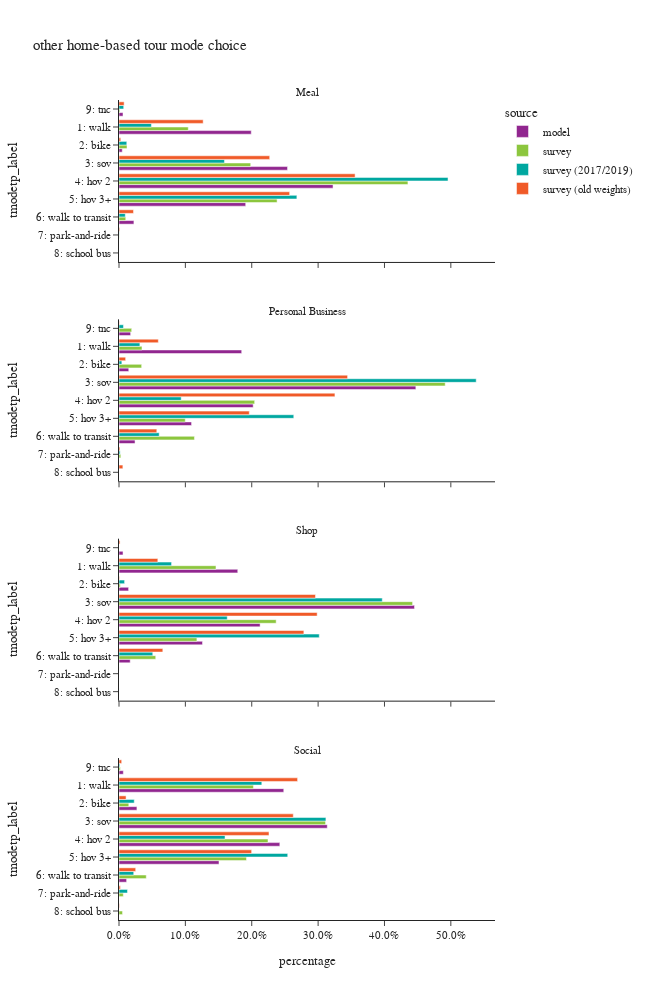

The code cell stored with this chart in its notebook:
### Code cell
df_plot = hb_tour.groupby(['source','pdpurp_label','tmodetp_label'])['toexpfac'].sum().reset_index()
df_plot['percentage'] = df_plot.groupby(['source','pdpurp_label'], group_keys=False)['toexpfac']. \
    apply(lambda x: x / float(x.sum()))

df_plot_ct = hb_tour.groupby(['source','pdpurp_label','tmodetp_label'])['toexpfac'].count().reset_index(). \
    rename(columns={'toexpfac':'sample count'})
df_plot = df_plot.merge(df_plot_ct, on=['source','pdpurp_label','tmodetp_label'])

fig = px.bar(df_plot.sort_values(['source','tmodetp_label']),
             x="percentage", y="tmodetp_label", color="source",barmode="group",
             facet_col='pdpurp_label', facet_col_wrap=1, orientation='h',
             hover_data=['sample count'],
             category_orders={"tmodetp_label":["1: walk","2: bike","3: sov","4: hov 2","5: hov 3+","6: walk to transit",
                                               "7: park-and-ride","8: school bus","9: other–survey only"]},
             title="other home-based tour mode choice")
fig.update_layout(height=1000, width=650)
fig.for_each_annotation(lambda a: a.update(text = a.text.split("=")[-1]))
fig.for_each_xaxis(lambda a: a.update(tickformat = ".1%"))
fig.show()

### Figure 1 — Plotly figure (JSON) as saved in the notebook; plotly's stock layout.template omitted (floating-point values rounded to 4 significant figures)
{"data": [{"alignmentgroup": "True", "customdata": [[2688], [66], [3425], [4350], [2575], [303], [82]], "hovertemplate": "source=model<br>pdpurp_label=Meal<br>percentage=%{x}<br>tmodetp_label=%{y}<br>sample count=%{customdata[0]}<extra></extra>", "legendgroup": "model", "marker": {"color": "#91268F", "pattern": {"shape": ""}}, "name": "model", "offsetgroup": "model", "orientation": "h", "showlegend": true, "textposition": "auto", "type": "bar", "x": [0.1993, 0.004893, 0.2539, 0.3225, 0.1909, 0.02246, 0.006079], "xaxis": "x4", "y": ["1: walk", "2: bike", "3: sov", "4: hov 2", "5: hov 3+", "6: walk to transit", "9: tnc"], "yaxis": "y4"}, {"alignmentgroup": "True", "customdata": [[3059], [243], [7401], [3345], [1809], [400], [290]], "hovertemplate": "source=model<br>pdpurp_label=Personal Business<br>percentage=%{x}<br>tmodetp_label=%{y}<br>sample count=%{customdata[0]}<extra></extra>", "legendgroup": "model", "marker": {"color": "#91268F", "pattern": {"shape": ""}}, "name": "model", "offsetgroup": "model", "orientation": "h", "showlegend": false, "textposition": "auto", "type": "bar", "x": [0.1849, 0.01469, 0.4473, 0.2022, 0.1093, 0.02417, 0.01753], "xaxis": "x3", "y": ["1: walk", "2: bike", "3: sov", "4: hov 2", "5: hov 3+", "6: walk to transit", "9: tnc"], "yaxis": "y3"}, {"alignmentgroup": "True", "customdata": [[5174], [418], [12875], [6148], [3638], [488], [175]], "hovertemplate": "source=model<br>pdpurp_label=Shop<br>percentage=%{x}<br>tmodetp_label=%{y}<br>sample count=%{customdata[0]}<extra></extra>", "legendgroup": "model", "marker": {"color": "#91268F", "pattern": {"shape": ""}}, "name": "model", "offsetgroup": "model", "orientation": "h", "showlegend": false, "textposition": "auto", "type": "bar", "x": [0.1789, 0.01446, 0.4453, 0.2126, 0.1258, 0.01688, 0.006052], "xaxis": "x2", "y": ["1: walk", "2: bike", "3: sov", "4: hov 2", "5: hov 3+", "6: walk to transit", "9: tnc"], "yaxis": "y2"}, {"alignmentgroup": "True", "customdata": [[13459], [1464], [17012], [13138], [8168], [622], [354]], "hovertemplate": "source=model<br>pdpurp_label=Social<br>percentage=%{x}<br>tmodetp_label=%{y}<br>sample count=%{customdata[0]}<extra></extra>", "legendgroup": "model", "marker": {"color": "#91268F", "pattern": {"shape": ""}}, "name": "model", "offsetgroup": "model", "orientation": "h", "showlegend": false, "textposition": "auto", "type": "bar", "x": [0.2482, 0.027, 0.3138, 0.2423, 0.1507, 0.01147, 0.006529], "xaxis": "x", "y": ["1: walk", "2: bike", "3: sov", "4: hov 2", "5: hov 3+", "6: walk to transit", "9: tnc"], "yaxis": "y"}, {"alignmentgroup": "True", "customdata": [[210], [25], [205], [211], [97], [42], [3], [5]], "hovertemplate": "source=survey<br>pdpurp_label=Meal<br>percentage=%{x}<br>tmodetp_label=%{y}<br>sample count=%{customdata[0]}<extra></extra>", "legendgroup": "survey", "marker": {"color": "#8CC63E", "pattern": {"shape": ""}}, "name": "survey", "offsetgroup": "survey", "orientation": "h", "showlegend": true, "textposition": "auto", "type": "bar", "x": [0.1043, 0.01204, 0.1984, 0.4353, 0.2382, 0.01018, 0.0002443, 0.001234], "xaxis": "x4", "y": ["1: walk", "2: bike", "3: sov", "4: hov 2", "5: hov 3+", "6: walk to transit", "7: park-and-ride", "9: tnc"], "yaxis": "y4"}, {"alignmentgroup": "True", "customdata": [[90], [9], [391], [188], [63], [80], [4], [17]], "hovertemplate": "source=survey<br>pdpurp_label=Personal Business<br>percentage=%{x}<br>tmodetp_label=%{y}<br>sample count=%{customdata[0]}<extra></extra>", "legendgroup": "survey", "marker": {"color": "#8CC63E", "pattern": {"shape": ""}}, "name": "survey", "offsetgroup": "survey", "orientation": "h", "showlegend": false, "textposition": "auto", "type": "bar", "x": [0.03462, 0.03413, 0.4915, 0.2044, 0.09984, 0.1137, 0.002717, 0.01911], "xaxis": "x3", "y": ["1: walk", "2: bike", "3: sov", "4: hov 2", "5: hov 3+", "6: walk to transit", "7: park-and-ride", "9: tnc"], "yaxis": "y3"}, {"alignmentgroup": "True", "customdata": [[310], [17], [627], [316], [128], [76], [2]], "hovertemplate": "source=survey<br>pdpurp_label=Shop<br>percentage=%{x}<br>tmodetp_label=%{y}<br>sample count=%{customdata[0]}<extra></extra>", "legendgroup": "survey", "marker": {"color": "#8CC63E", "pattern": {"shape": ""}}, "name": "survey", "offsetgroup": "survey", "orientation": "h", "showlegend": false, "textposition": "auto", "type": "bar", "x": [0.1461, 0.001955, 0.4424, 0.2368, 0.1174, 0.05535, 3.372e-05], "xaxis": "x2", "y": ["1: walk", "2: bike", "3: sov", "4: hov 2", "5: hov 3+", "6: walk to transit", "8: school bus"], "yaxis": "y2"}, {"alignmentgroup": "True", "customdata": [[1107], [105], [865], [526], [367], [132], [15], [5], [12]], "hovertemplate": "source=survey<br>pdpurp_label=Social<br>percentage=%{x}<br>tmodetp_label=%{y}<br>sample count=%{customdata[0]}<extra></extra>", "legendgroup": "survey", "marker": {"color": "#8CC63E", "pattern": {"shape": ""}}, "name": "survey", "offsetgroup": "survey", "orientation": "h", "showlegend": false, "textposition": "auto", "type": "bar", "x": [0.2026, 0.01477, 0.3112, 0.2245, 0.1921, 0.04107, 0.006472, 0.005328, 0.001908], "xaxis": "x", "y": ["1: walk", "2: bike", "3: sov", "4: hov 2", "5: hov 3+", "6: walk to transit", "7: park-and-ride", "8: school bus", "9: tnc"], "yaxis": "y"}, {"alignmentgroup": "True", "customdata": [[200], [25], [201], [204], [87], [43], [3], [3]], "hovertemplate": "source=survey (2017/2019)<br>pdpurp_label=Meal<br>percentage=%{x}<br>tmodetp_label=%{y}<br>sample count=%{customdata[0]}<extra></extra>", "legendgroup": "survey (2017/2019)", "marker": {"color": "#00A7A0", "pattern": {"shape": ""}}, "name": "survey (2017/2019)", "offsetgroup": "survey (2017/2019)", "orientation": "h", "showlegend": true, "textposition": "auto", "type": "bar", "x": [0.04882, 0.01173, 0.1589, 0.4958, 0.268, 0.009482, 0.0002709, 0.00707], "xaxis": "x4", "y": ["1: walk", "2: bike", "3: sov", "4: hov 2", "5: hov 3+", "6: walk to transit", "7: park-and-ride", "9: tnc"], "yaxis": "y4"}, {"alignmentgroup": "True", "customdata": [[74], [10], [355], [161], [52], [78], [5], [9]], "hovertemplate": "source=survey (2017/2019)<br>pdpurp_label=Personal Business<br>percentage=%{x}<br>tmodetp_label=%{y}<br>sample count=%{customdata[0]}<extra></extra>", "legendgroup": "survey (2017/2019)", "marker": {"color": "#00A7A0", "pattern": {"shape": ""}}, "name": "survey (2017/2019)", "offsetgroup": "survey (2017/2019)", "orientation": "h", "showlegend": false, "textposition": "auto", "type": "bar", "x": [0.03148, 0.004293, 0.5382, 0.09371, 0.2633, 0.06055, 0.0017, 0.006736], "xaxis": "x3", "y": ["1: walk", "2: bike", "3: sov", "4: hov 2", "5: hov 3+", "6: walk to transit", "7: park-and-ride", "9: tnc"], "yaxis": "y3"}, {"alignmentgroup": "True", "customdata": [[289], [27], [573], [302], [118], [74], [2]], "hovertemplate": "source=survey (2017/2019)<br>pdpurp_label=Shop<br>percentage=%{x}<br>tmodetp_label=%{y}<br>sample count=%{customdata[0]}<extra></extra>", "legendgroup": "survey (2017/2019)", "marker": {"color": "#00A7A0", "pattern": {"shape": ""}}, "name": "survey (2017/2019)", "offsetgroup": "survey (2017/2019)", "orientation": "h", "showlegend": false, "textposition": "auto", "type": "bar", "x": [0.07919, 0.008409, 0.3967, 0.1631, 0.3017, 0.05086, 5.015e-05], "xaxis": "x2", "y": ["1: walk", "2: bike", "3: sov", "4: hov 2", "5: hov 3+", "6: walk to transit", "8: school bus"], "yaxis": "y2"}, {"alignmentgroup": "True", "customdata": [[1048], [109], [827], [501], [344], [112], [15], [13]], "hovertemplate": "source=survey (2017/2019)<br>pdpurp_label=Social<br>percentage=%{x}<br>tmodetp_label=%{y}<br>sample count=%{customdata[0]}<extra></extra>", "legendgroup": "survey (2017/2019)", "marker": {"color": "#00A7A0", "pattern": {"shape": ""}}, "name": "survey (2017/2019)", "offsetgroup": "survey (2017/2019)", "orientation": "h", "showlegend": false, "textposition": "auto", "type": "bar", "x": [0.2152, 0.02296, 0.3118, 0.1597, 0.2542, 0.02218, 0.01278, 0.001186], "xaxis": "x", "y": ["1: walk", "2: bike", "3: sov", "4: hov 2", "5: hov 3+", "6: walk to transit", "7: park-and-ride", "9: tnc"], "yaxis": "y"}, {"alignmentgroup": "True", "customdata": [[433], [15], [290], [368], [230], [121], [7], [44]], "hovertemplate": "source=survey (old weights)<br>pdpurp_label=Meal<br>percentage=%{x}<br>tmodetp_label=%{y}<br>sample count=%{customdata[0]}<extra></extra>", "legendgroup": "survey (old weights)", "marker": {"color": "#F05A28", "pattern": {"shape": ""}}, "name": "survey (old weights)", "offsetgroup": "survey (old weights)", "orientation": "h", "showlegend": true, "textposition": "auto", "type": "bar", "x": [0.1268, 0.002655, 0.2271, 0.3557, 0.2571, 0.02187, 0.001062, 0.007723], "xaxis": "x4", "y": ["1: walk", "2: bike", "3: sov", "4: hov 2", "5: hov 3+", "6: walk to transit", "7: park-and-ride", "9: tnc"], "yaxis": "y4"}, {"alignmentgroup": "True", "customdata": [[396], [19], [913], [606], [376], [268], [9], [22], [25]], "hovertemplate": "source=survey (old weights)<br>pdpurp_label=Personal Business<br>percentage=%{x}<br>tmodetp_label=%{y}<br>sample count=%{customdata[0]}<extra></extra>", "legendgroup": "survey (old weights)", "marker": {"color": "#F05A28", "pattern": {"shape": ""}}, "name": "survey (old weights)", "offsetgroup": "survey (old weights)", "orientation": "h", "showlegend": false, "textposition": "auto", "type": "bar", "x": [0.05924, 0.009989, 0.3444, 0.3254, 0.1963, 0.05695, 0.00143, 0.005816, 0.0004872], "xaxis": "x3", "y": ["1: walk", "2: bike", "3: sov", "4: hov 2", "5: hov 3+", "6: walk to transit", "7: park-and-ride", "8: school bus", "9: tnc"], "yaxis": "y3"}, {"alignmentgroup": "True", "customdata": [[586], [18], [807], [613], [297], [155], [1], [5]], "hovertemplate": "source=survey (old weights)<br>pdpurp_label=Shop<br>percentage=%{x}<br>tmodetp_label=%{y}<br>sample count=%{customdata[0]}<extra></extra>", "legendgroup": "survey (old weights)", "marker": {"color": "#F05A28", "pattern": {"shape": ""}}, "name": "survey (old weights)", "offsetgroup": "survey (old weights)", "orientation": "h", "showlegend": false, "textposition": "auto", "type": "bar", "x": [0.05851, 0.0006992, 0.296, 0.2986, 0.2785, 0.06602, 6.145e-05, 0.001581], "xaxis": "x2", "y": ["1: walk", "2: bike", "3: sov", "4: hov 2", "5: hov 3+", "6: walk to transit", "7: park-and-ride", "9: tnc"], "yaxis": "y2"}, {"alignmentgroup": "True", "customdata": [[1555], [81], [949], [784], [664], [333], [12], [4], [52]], "hovertemplate": "source=survey (old weights)<br>pdpurp_label=Social<br>percentage=%{x}<br>tmodetp_label=%{y}<br>sample count=%{customdata[0]}<extra></extra>", "legendgroup": "survey (old weights)", "marker": {"color": "#F05A28", "pattern": {"shape": ""}}, "name": "survey (old weights)", "offsetgroup": "survey (old weights)", "orientation": "h", "showlegend": false, "textposition": "auto", "type": "bar", "x": [0.2691, 0.01064, 0.2626, 0.226, 0.1998, 0.02514, 0.00206, 0.0006147, 0.004038], "xaxis": "x", "y": ["1: walk", "2: bike", "3: sov", "4: hov 2", "5: hov 3+", "6: walk to transit", "7: park-and-ride", "8: school bus", "9: tnc"], "yaxis": "y"}], "layout": {"annotations": [{"font": {}, "showarrow": false, "text": "Social", "x": 0.5, "xanchor": "center", "xref": "paper", "y": 0.1975, "yanchor": "bottom", "yref": "paper"}, {"font": {}, "showarrow": false, "text": "Shop", "x": 0.5, "xanchor": "center", "xref": "paper", "y": 0.465, "yanchor": "bottom", "yref": "paper"}, {"font": {}, "showarrow": false, "text": "Personal Business", "x": 0.5, "xanchor": "center", "xref": "paper", "y": 0.7325, "yanchor": "bottom", "yref": "paper"}, {"font": {}, "showarrow": false, "text": "Meal", "x": 0.5, "xanchor": "center", "xref": "paper", "y": 1.0, "yanchor": "bottom", "yref": "paper"}], "barmode": "group", "height": 1000, "legend": {"title": {"text": "source"}, "tracegroupgap": 0}, "title": {"text": "other home-based tour mode choice"}, "width": 650, "xaxis": {"anchor": "y", "domain": [0.0, 1.0], "tickformat": ".1%", "title": {"text": "percentage"}}, "xaxis2": {"anchor": "y2", "domain": [0.0, 1.0], "matches": "x", "showticklabels": false, "tickformat": ".1%"}, "xaxis3": {"anchor": "y3", "domain": [0.0, 1.0], "matches": "x", "showticklabels": false, "tickformat": ".1%"}, "xaxis4": {"anchor": "y4", "domain": [0.0, 1.0], "matches": "x", "showticklabels": false, "tickformat": ".1%"}, "yaxis": {"anchor": "x", "categoryarray": ["9: other–survey only", "8: school bus", "7: park-and-ride", "6: walk to transit", "5: hov 3+", "4: hov 2", "3: sov", "2: bike", "1: walk"], "categoryorder": "array", "domain": [0.0, 0.1975], "title": {"text": "tmodetp_label"}}, "yaxis2": {"anchor": "x2", "categoryarray": ["9: other–survey only", "8: school bus", "7: park-and-ride", "6: walk to transit", "5: hov 3+", "4: hov 2", "3: sov", "2: bike", "1: walk"], "categoryorder": "array", "domain": [0.2675, 0.465], "matches": "y", "title": {"text": "tmodetp_label"}}, "yaxis3": {"anchor": "x3", "categoryarray": ["9: other–survey only", "8: school bus", "7: park-and-ride", "6: walk to transit", "5: hov 3+", "4: hov 2", "3: sov", "2: bike", "1: walk"], "categoryorder": "array", "domain": [0.535, 0.7325], "matches": "y", "title": {"text": "tmodetp_label"}}, "yaxis4": {"anchor": "x4", "categoryarray": ["9: other–survey only", "8: school bus", "7: park-and-ride", "6: walk to transit", "5: hov 3+", "4: hov 2", "3: sov", "2: bike", "1: walk"], "categoryorder": "array", "domain": [0.8025, 1.0], "matches": "y", "title": {"text": "tmodetp_label"}}}}
